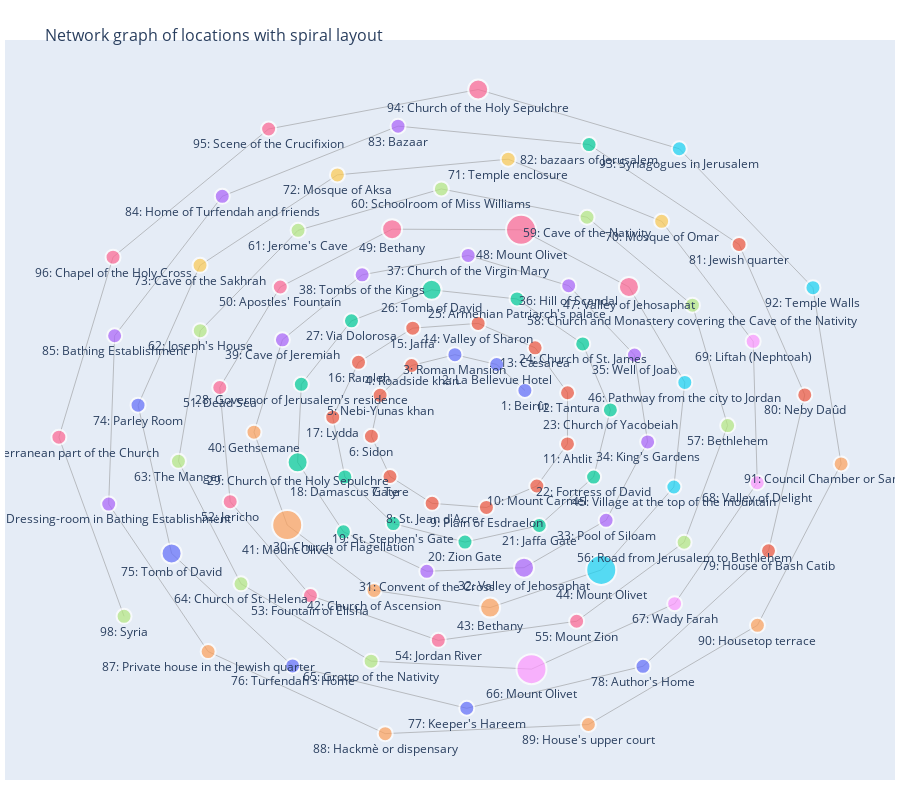

Notebook code cell kept with this figure:
### Code cell
import pandas as pd
import networkx as nx
import plotly.graph_objs as go
import plotly.express as px
import math

# Replace 'your_file.xlsx' with the path to your Excel file
file_path = 'Data/final_visited.xlsx'

# Read the Excel file
df = pd.read_excel(file_path)

# Enhance DataFrame with 'Order' and 'Chapter' information
df['Label'] = df['no'].astype(str) + ": " + df['Location JSON Name']

# Calculate frequency of each location
location_frequency = df['Location JSON Name'].value_counts()

# Function to create a spiral layout
def create_spiral_positions(df, spacing=0.5510):
    theta = spacing
    a = 1
    b = spacing / (2 * math.pi)
    positions = {}
    for _, row in df.iterrows():
        r = a + b * theta
        x, y = r * math.cos(theta), r * math.sin(theta)
        positions[row['Label']] = (x, y)
        theta += spacing
    return positions

# Create Source-Target pairs
source_target_pairs = [(df['Label'].iloc[i], df['Label'].iloc[i + 1]) for i in range(len(df) - 1)]

# Create a directed graph with the edges
G = nx.DiGraph(source_target_pairs)

# Define node positions using the spiral layout function
pos = create_spiral_positions(df)

# Extract node and edge traces for Plotly
edge_trace = go.Scatter(
    x=[],
    y=[],
    line=dict(width=0.5, color='#888'),
    hoverinfo='none',
    mode='lines'
)

for edge in G.edges():
    x0, y0 = pos[edge[0]]
    x1, y1 = pos[edge[1]]
    edge_trace['x'] += tuple([x0, x1, None])
    edge_trace['y'] += tuple([y0, y1, None])

# Generate color map for chapters
chapter_list = df['Chapter'].unique()
colors = px.colors.qualitative.Plotly
color_map = {chapter: colors[i % len(colors)] for i, chapter in enumerate(chapter_list)}

# Define node trace
node_trace = go.Scatter(
    x=[],
    y=[],
    text=[],
    mode='markers+text',
    hoverinfo='text',
    marker=dict(
        showscale=False,
        color=[],
        size=[],
        line=dict(width=2)
    ),
    textposition='bottom center'
)

for node in G.nodes():
    x, y = pos[node]
    node_trace['x'] += tuple([x])
    node_trace['y'] += tuple([y])
    node_trace['text'] += tuple([node])

    location_name = node.split(": ")[1]
    node_size = (location_frequency[location_name] * 5) + 10  # Adjust size by frequency
    node_trace['marker']['size'] += tuple([node_size])

    chapter = df[df['Label'] == node]['Chapter'].values[0]
    node_trace['marker']['color'] += tuple([color_map[chapter]])

# Create the figure
fig = go.Figure(data=[edge_trace, node_trace],
                layout=go.Layout(
                    title='<br>Network graph of locations with spiral layout',
                    titlefont_size=16,
                    showlegend=False,
                    hovermode='closest',
                    margin=dict(b=20, l=5, r=5, t=40),
                    xaxis=dict(showgrid=False, zeroline=False, showticklabels=False),
                    yaxis=dict(showgrid=False, zeroline=False, showticklabels=False),
                    height=800
                ))

fig.show()

### Figure 1 — Plotly figure (JSON) as saved in the notebook; plotly's stock layout.template omitted (floating-point values rounded to 4 significant figures; data arrays with more than 128 entries replaced by an {"elided": "..."} marker saying what was removed)
{"data": [{"hoverinfo": "none", "line": {"color": "#888", "width": 0.5}, "mode": "lines", "type": "scatter", "x": {"elided": "291 float values"}, "y": {"elided": "291 float values"}}, {"hoverinfo": "text", "marker": {"color": ["#636EFA", "#636EFA", "#636EFA", "#EF553B", "#EF553B", "#EF553B", "#EF553B", "#EF553B", "#EF553B", "#EF553B", "#EF553B", "#EF553B", "#EF553B", "#EF553B", "#EF553B", "#EF553B", "#EF553B", "#00CC96", "#00CC96", "#00CC96", "#00CC96", "#00CC96", "#00CC96", "#00CC96", "#00CC96", "#00CC96", "#00CC96", "#00CC96", "#00CC96", "#00CC96", "#AB63FA", "#AB63FA", "#AB63FA", "#AB63FA", "#AB63FA", "#AB63FA", "#AB63FA", "#AB63FA", "#AB63FA", "#FFA15A", "#FFA15A", "#FFA15A", "#FFA15A", "#19D3F3", "#19D3F3", "#19D3F3", "#FF6692", "#FF6692", "#FF6692", "#FF6692", "#FF6692", "#FF6692", "#FF6692", "#FF6692", "#FF6692", "#B6E880", "#B6E880", "#B6E880", "#B6E880", "#B6E880", "#B6E880", "#B6E880", "#B6E880", "#B6E880", "#B6E880", "#FF97FF", "#FF97FF", "#FF97FF", "#FF97FF", "#FECB52", "#FECB52", "#FECB52", "#FECB52", "#636EFA", "#636EFA", "#636EFA", "#636EFA", "#636EFA", "#EF553B", "#EF553B", "#EF553B", "#00CC96", "#AB63FA", "#AB63FA", "#AB63FA", "#AB63FA", "#FFA15A", "#FFA15A", "#FFA15A", "#FFA15A", "#FFA15A", "#19D3F3", "#19D3F3", "#FF6692", "#FF6692", "#FF6692", "#FF6692", "#B6E880"], "line": {"width": 2}, "showscale": false, "size": [15, 15, 15, 15, 15, 15, 15, 15, 15, 15, 15, 15, 15, 15, 15, 15, 15, 15, 15, 15, 15, 15, 15, 15, 15, 20, 15, 15, 20, 15, 15, 20, 15, 15, 15, 15, 15, 15, 15, 15, 30, 15, 20, 30, 15, 15, 20, 30, 20, 15, 15, 15, 15, 15, 15, 15, 15, 15, 15, 15, 15, 15, 15, 15, 15, 30, 15, 15, 15, 15, 15, 15, 15, 15, 20, 15, 15, 15, 15, 15, 15, 15, 15, 15, 15, 15, 15, 15, 15, 15, 15, 15, 15, 20, 15, 15, 15, 15]}, "mode": "markers+text", "text": ["1: Beirût", "2: La Bellevue Hotel", "3: Roman Mansion", "4: Roadside khan", "5: Nebi-Yunas khan", "6: Sidon", "7: Tyre", "8: St. Jean d'Acre", "9: Plain of Esdraelon", "10: Mount Carmel", "11: Ahtlit", "12: Tantura", "13: Cæsarea", "14: Valley of Sharon", "15: Jaffa", "16: Ramleh", "17: Lydda", "18: Damascus Gate", "19: St. Stephen's Gate", "20: Zion Gate", "21: Jaffa Gate", "22: Fortress of David", "23: Church of Yacobeiah", "24: Church of St. James", "25: Armenian Patriarch's palace", "26: Tomb of David", "27: Via Dolorosa", "28: Governor of Jerusalem's residence", "29: Church of the Holy Sepulchre", "30: Church of Flagellation", "31: Convent of the Cross", "32: Valley of Jehosaphat", "33: Pool of Siloam", "34: King's Gardens", "35: Well of Joab", "36: Hill of Scandal", "37: Church of the Virgin Mary", "38: Tombs of the Kings", "39: Cave of Jeremiah", "40: Gethsemane", "41: Mount Olivet", "42: Church of Ascension", "43: Bethany", "44: Mount Olivet", "45: Village at the top of the mountain", "46: Pathway from the city to Jordan", "47: Valley of Jehosaphat", "48: Mount Olivet", "49: Bethany", "50: Apostles' Fountain", "51: Dead Sea", "52: Jericho", "53: Fountain of Elisha", "54: Jordan River", "55: Mount Zion", "56: Road from Jerusalem to Bethlehem", "57: Bethlehem", "58: Church and Monastery covering the Cave of the Nativity", "59: Cave of the Nativity", "60: Schoolroom of Miss Williams", "61: Jerome's Cave", "62: Joseph's House", "63: The Manger", "64: Church of St. Helena", "65: Grotto of the Nativity", "66: Mount Olivet", "67: Wady Farah", "68: Valley of Delight", "69: Liftah (Nephtoah)", "70: Mosque of Omar", "71: Temple enclosure", "72: Mosque of Aksa", "73: Cave of the Sakhrah", "74: Parley Room", "75: Tomb of David", "76: Turfendah's Home", "77: Keeper's Hareem", "78: Author's Home", "79: House of Bash Catib", "80: Neby Daûd", "81: Jewish quarter", "82: bazaars of Jerusalem", "83: Bazaar", "84: Home of Turfendah and friends", "85: Bathing Establishment", "86: Dressing-room in Bathing Establishment", "87: Private house in the Jewish quarter", "88: Hackmè or dispensary", "89: House's upper court", "90: Housetop terrace", "91: Council Chamber or Sanhedrim", "92: Temple Walls", "93: Synagogues in Jerusalem", "94: Church of the Holy Sepulchre", "95: Scene of the Crucifixion", "96: Chapel of the Holy Cross", "97: Subterranean part of the Church", "98: Syria"], "textposition": "bottom center", "type": "scatter", "x": [0.8932, 0.4955, -0.09401, -0.7061, -1.15, -1.273, -1.01, -0.4156, 0.3503, 1.062, 1.494, 1.495, 1.038, 0.2339, -0.6891, -1.455, -1.818, -1.647, -0.964, 0.04803, 1.096, 1.863, 2.099, 1.709, 0.7823, -0.4235, -1.554, -2.261, -2.314, -1.668, -0.4908, 0.8808, 2.039, 2.625, 2.44, 1.511, 0.09296, -1.403, -2.528, -2.929, -2.461, -1.235, 0.4022, 1.971, 2.995, 3.15, 2.361, 0.839, -0.9806, -2.558, -3.412, -3.265, -2.133, -0.3285, 1.623, 3.14, 3.754, 3.257, 1.77, -0.2855, -2.307, -3.687, -3.995, -3.113, -1.276, 0.9863, 3.006, 4.172, 4.114, 2.823, 0.6573, -1.753, -3.691, -4.565, -4.092, -2.384, 0.07316, 2.559, 4.331, 4.842, 3.916, 1.799, -0.8966, -3.377, -4.896, -4.979, -3.576, -1.078, 1.789, 4.174, 5.355, 4.958, 3.071, 0.2342, -2.723, -4.918, -5.682, -4.763], "y": [0.5488, 0.9783, 1.141, 0.9619, 0.4681, -0.2111, -0.8778, -1.323, -1.391, -1.036, -0.3375, 0.5102, 1.255, 1.66, 1.581, 1.014, 0.1052, -0.8853, -1.658, -1.966, -1.69, -0.8869, 0.2247, 1.32, 2.065, 2.216, 1.702, 0.6502, -0.6429, -1.794, -2.449, -2.389, -1.604, -0.3047, 1.135, 2.285, 2.786, 2.465, 1.388, -0.1432, -1.683, -2.766, -3.051, -2.427, -1.052, 0.6821, 2.264, 3.212, 3.222, 2.264, 0.5975, -1.295, -2.852, -3.594, -3.278, -1.968, -0.03351, 1.962, 3.42, 3.889, 3.203, 1.54, -0.6263, -2.657, -3.939, -4.071, -2.986, -0.9817, 1.363, 3.352, 4.382, 4.122, 2.622, 0.305, -2.153, -4.018, -4.72, -4.024, -2.11, 0.4746, 2.969, 4.624, 4.93, 3.767, 1.455, -1.336, -3.78, -5.14, -4.989, -3.344, -0.6701, 2.253, 4.555, 5.537, 4.882, 2.758, -0.227, -3.195]}], "layout": {"height": 800, "hovermode": "closest", "margin": {"b": 20, "l": 5, "r": 5, "t": 40}, "showlegend": false, "title": {"font": {"size": 16}, "text": "<br>Network graph of locations with spiral layout"}, "xaxis": {"showgrid": false, "showticklabels": false, "zeroline": false}, "yaxis": {"showgrid": false, "showticklabels": false, "zeroline": false}}}
